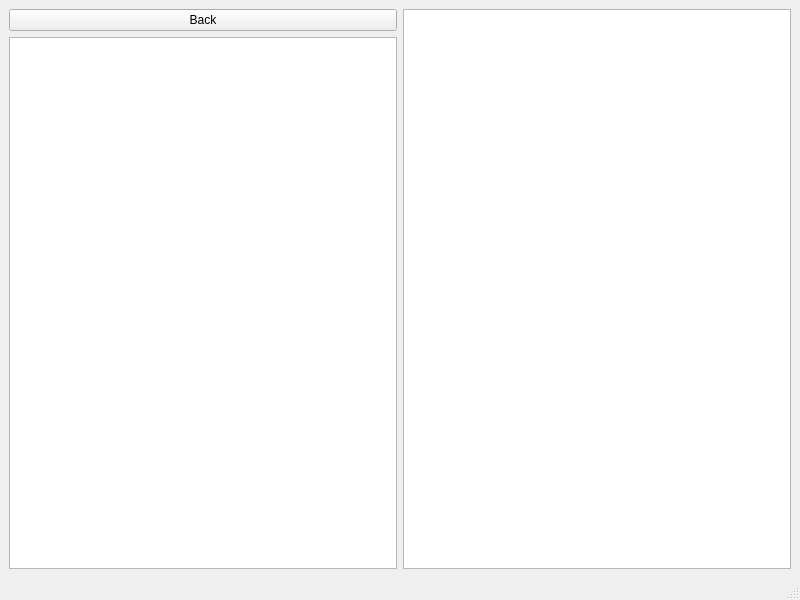
<ui version="4.0" >
 <class>MainWindow</class>
 <widget class="QMainWindow" name="MainWindow" >
  <property name="geometry" >
   <rect>
    <x>0</x>
    <y>0</y>
    <width>800</width>
    <height>600</height>
   </rect>
  </property>
  <property name="windowTitle" >
   <string>MainWindow</string>
  </property>
  <widget class="QWidget" name="centralwidget" >
   <layout class="QHBoxLayout" name="horizontalLayout" >
    <item>
     <layout class="QVBoxLayout" name="verticalLayout" >
      <item>
       <widget class="QPushButton" name="btnBack" >
        <property name="text" >
         <string>Back</string>
        </property>
       </widget>
      </item>
      <item>
       <widget class="QListWidget" name="lstTags" />
      </item>
     </layout>
    </item>
    <item>
     <widget class="QListWidget" name="lstFiles" />
    </item>
   </layout>
  </widget>
  <widget class="QMenuBar" name="menubar" >
   <property name="geometry" >
    <rect>
     <x>0</x>
     <y>0</y>
     <width>800</width>
     <height>25</height>
    </rect>
   </property>
  </widget>
  <widget class="QStatusBar" name="statusbar" />
 </widget>
 <resources/>
 <connections/>
</ui>
